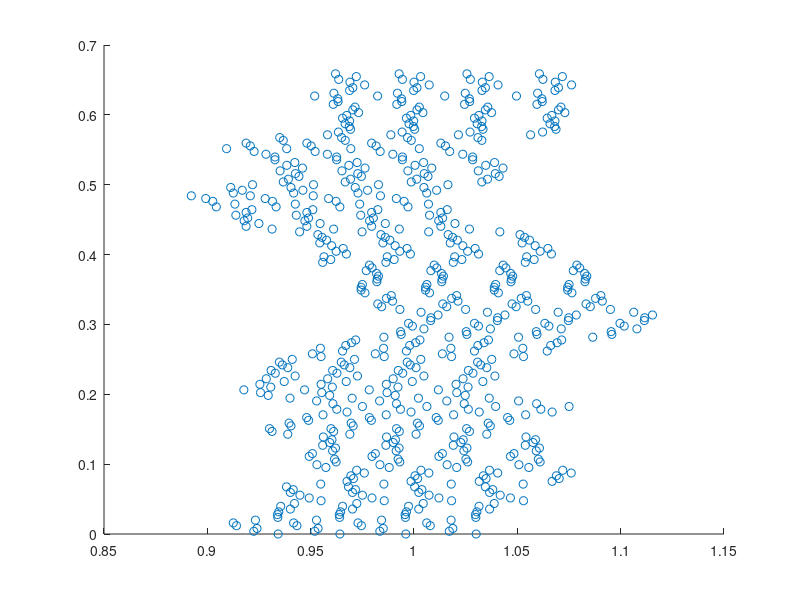

Source code (MATLAB): (Note: this script raises an error after producing the figure.)
% Computational Finance CW2
% Question 1
% train 5 files
load options.mat
%%
% optionNum=4;% number of strike price
strikePrices=[2925 3025 3125 3225 3325];

L=length(stockPrice);% data length 222
LWin=fix(L/4);% window length 55
LUse=L-LWin;% used length 167

LAll=5*LUse; % all data length
LTrain=0.8*LAll; % train data length
LTest=LAll-LTrain; % test data length 

% interval_Tr=(optionNum-1)*Lrest+1:(optionNum-1)*Lrest+LTrain;
% interval_Ts=(optionNum-1)*Lrest+LTrain+1:(optionNum-1)*Lrest+Lrest;
% interval_All=(optionNum-1)*Lrest+1:(optionNum-1)*Lrest+Lrest;

interval_Tr=1:LTrain;
interval_Ts=LTrain+1:835;
interval_All=1:835;

Tt=ones(L,1);
for i=1:L
    Tt(i)=(L-i)/252;
end

% data: X=[S/X T-t]
X=[stockPrice(56:L)./strikePrices(1) Tt(56:L,1);...
    stockPrice(56:L)./strikePrices(2) Tt(56:L,1);...
    stockPrice(56:L)./strikePrices(3) Tt(56:L,1);...
    stockPrice(56:L)./strikePrices(4) Tt(56:L,1);...
    stockPrice(56:L)./strikePrices(5) Tt(56:L,1)];

XTrain=X(interval_Tr,:); % train data
XTest=X(interval_Ts,:); % test data
XAll=X(interval_All,:); % all data

% normalized call option price from BS formula
CX_BS=[BSOptionCPrices(:,1)./strikePrices(1);...
    BSOptionCPrices(:,2)./strikePrices(2);...
    BSOptionCPrices(:,3)./strikePrices(3);...
    BSOptionCPrices(:,4)./strikePrices(4);...
    BSOptionCPrices(:,5)./strikePrices(5)];

CX_BS_Train=CX_BS(interval_Tr,:); % train tag
CX_BS_Test=CX_BS(interval_Ts,:); % test tag
CX_BS_All=CX_BS(interval_All,:); % all tag

% normalized call option price from observation
CX_ob=[optionCPrice(56:222,1)./strikePrices(1);...
    optionCPrice(56:222,2)./strikePrices(2);...
    optionCPrice(56:222,3)./strikePrices(3);...
    optionCPrice(56:222,4)./strikePrices(4);...
    optionCPrice(56:222,5)./strikePrices(5)];

CX_ob_Train=CX_ob(interval_Tr,:); % train tag
CX_ob_Test=CX_ob(interval_Ts,:); % test tag
CX_ob_All=CX_ob(interval_All,:); % all tag
%% GMModel generate 4 means and covariances
GMModel = fitgmdist(XTrain,4,'RegularizationValue',0);

figure(1),clf,
scatter(XTrain(:,1),XTrain(:,2),'ro');
hold on
ezcontour(@(x1,x2)pdf(GMModel,[x1 x2]),get(gca,{'XLim','YLim'}))
title('{\bf Scatter Plot and Fitted Gaussian Mixture Contours}')
axis([0.8 1.3 -0.1 0.8]);
xlabel('S/X','FontSize',13,'FontWeight','bold');
ylabel('T-t','FontSize',13,'FontWeight','bold');
hold off
%% disign matrix
m1=GMModel.mu(1,:);
m2=GMModel.mu(2,:);
m3=GMModel.mu(3,:);
m4=GMModel.mu(4,:);
C1=GMModel.Sigma(:,:,1);
C2=GMModel.Sigma(:,:,2);
C3=GMModel.Sigma(:,:,3);
C4=GMModel.Sigma(:,:,4);

designMat=ones(LTrain,7);% design matrix
designMat(:,5)=XTrain(:,1);
designMat(:,6)=XTrain(:,2);

for i=1:LTrain
    designMat(i,1)=sqrt((XTrain(i,:)-m1)*C1*(XTrain(i,:)-m1)');
    designMat(i,2)=sqrt((XTrain(i,:)-m2)*C2*(XTrain(i,:)-m2)');
    designMat(i,3)=sqrt((XTrain(i,:)-m3)*C3*(XTrain(i,:)-m3)');
    designMat(i,4)=sqrt((XTrain(i,:)-m4)*C4*(XTrain(i,:)-m4)');    
end
%% train using cvx
cvx_begin quiet
variable w(7)
minimize( norm(designMat*w-CX_BS_Train) )
cvx_end
%% C/X surface
% CXNum=60;
% x=linspace(0.82,1.15,CXNum);
% y=linspace(0.7,0,CXNum);
step1=0.01;
step2=0.02;
x=0.82:step1:1.15;
y=0:step2:0.7;
length_SX=length(x);
length_Tt=length(y);

CX=ones(length_Tt,length_SX);
for i=1:length_SX
    for j=1:length_Tt
        CX(j,i)=w(1)*sqrt(([x(i),y(j)]-m1)*C1*([x(i),y(j)]-m1)')...
            +w(2)*sqrt(([x(i),y(j)]-m2)*C2*([x(i),y(j)]-m2)')...
            +w(3)*sqrt(([x(i),y(j)]-m3)*C3*([x(i),y(j)]-m3)')...
            +w(4)*sqrt(([x(i),y(j)]-m4)*C4*([x(i),y(j)]-m4)')...
            +[x(i),y(j)]*[w(5);w(6)]+w(7);
    end
end
%% draw C/X surface and BS scatter
figure(2),clf,
plot3(X(1:167,1),X(1:167,2),CX_BS(1:167),'o',...
    'MarkerSize',8,'MarkerFaceColor','b');
hold on
plot3(X(168:334,1),X(168:334,2),CX_BS(168:334),'o',...
    'MarkerSize',8,'MarkerFaceColor','r');
plot3(X(335:501,1),X(335:501,2),CX_BS(335:501),'o',...
    'MarkerSize',8,'MarkerFaceColor','m');
plot3(X(502:668,1),X(502:668,2),CX_BS(502:668),'o',...
    'MarkerSize',8,'MarkerFaceColor','g');
plot3(X(669:835,1),X(669:835,2),CX_BS(669:835),'o',...
    'MarkerSize',8,'MarkerFaceColor','y');
legend({'2925','3025','3125','3225','3325'},...
    'Location','eastoutside',...
    'Orientation','vertical',...
    'FontSize',13,'FontWeight','bold')
mesh(x,y,CX);

title('Surface and BS scatter','FontSize',16)
xlabel('S/X','FontSize',13,'FontWeight','bold')
ylabel('T-t','FontSize',13,'FontWeight','bold')
zlabel('C/X','FontSize',13,'FontWeight','bold')
axis([0.82 1.15 0 0.7 -0.05 0.17]);
grid on
grid minor
hold off
%% draw C/X surface and observed scatter
figure(3),clf,
plot3(X(1:167,1),X(1:167,2),CX_ob(1:167),'o',...
    'MarkerSize',8,'MarkerFaceColor','b');
hold on
plot3(X(168:334,1),X(168:334,2),CX_ob(168:334),'o',...
    'MarkerSize',8,'MarkerFaceColor','r');
plot3(X(335:501,1),X(335:501,2),CX_ob(335:501),'o',...
    'MarkerSize',8,'MarkerFaceColor','m');
plot3(X(502:668,1),X(502:668,2),CX_ob(502:668),'o',...
    'MarkerSize',8,'MarkerFaceColor','g');
plot3(X(669:835,1),X(669:835,2),CX_ob(669:835),'o',...
    'MarkerSize',8,'MarkerFaceColor','y');
legend({'2925','3025','3125','3225','3325'},...
    'Location','eastoutside',...
    'Orientation','vertical',...
    'FontSize',13,'FontWeight','bold')
mesh(x,y,CX);

title('Surface and observed scatter','FontSize',16)
xlabel('S/X','FontSize',13,'FontWeight','bold')
ylabel('T-t','FontSize',13,'FontWeight','bold')
zlabel('C/X','FontSize',13,'FontWeight','bold')
axis([0.82 1.15 0 0.7 -0.05 0.17]);
grid on
grid minor
hold off
%% draw validation
CXpred=ones(LAll,1);
for i=1:LAll
    CXpred(i)=w(1)*sqrt((XAll(i,:)-m1)*C1*(XAll(i,:)-m1)')...
        +w(2)*sqrt((XAll(i,:)-m2)*C2*(XAll(i,:)-m2)')...
        +w(3)*sqrt((XAll(i,:)-m3)*C3*(XAll(i,:)-m3)')...
        +w(4)*sqrt((XAll(i,:)-m4)*C4*(XAll(i,:)-m4)')...
        +XAll(i,:)*[w(5);w(6)]+w(7);
end
%% draw validation
figure(4),clf,
xx1=1:835;
plot(xx1,CXpred,'r','LineWidth',1.5);
xlabel('Date','FontSize',13,'FontWeight','bold')
ylabel('C/X','FontSize',13,'FontWeight','bold')
hold on
plot(xx1,CX_BS_All,'b','LineWidth',1.5);
axis([-inf,inf,-inf,inf]);
legend({'predicted','real'},'Location','northwest',...
    'FontSize',13,'FontWeight','bold');
plot([LTrain,LTrain],[-0.05,0.15],'k','LineWidth',2);
grid on
grid minor
hold off
%% draw scatter BS
figure(5),clf,
plot3(X(1:167,1),X(1:167,2),CX_BS(1:167),'o',...
    'MarkerSize',8,'MarkerFaceColor','b');
hold on
plot3(X(168:334,1),X(168:334,2),CX_BS(168:334),'o',...
    'MarkerSize',8,'MarkerFaceColor','r');
plot3(X(335:501,1),X(335:501,2),CX_BS(335:501),'o',...
    'MarkerSize',8,'MarkerFaceColor','m');
plot3(X(502:668,1),X(502:668,2),CX_BS(502:668),'o',...
    'MarkerSize',8,'MarkerFaceColor','g');
plot3(X(669:835,1),X(669:835,2),CX_BS(669:835),'o',...
    'MarkerSize',8,'MarkerFaceColor','y');
legend({'2925','3025','3125','3225','3325'},...
    'Location','eastoutside',...
    'Orientation','vertical',...
    'FontSize',13,'FontWeight','bold')

title('Data generated by BS formula','FontSize',16)
xlabel('S/X','FontSize',13,'FontWeight','bold')
ylabel('T-t','FontSize',13,'FontWeight','bold')
zlabel('C/X','FontSize',13,'FontWeight','bold')
grid on
grid minor
hold off
%% draw scatter observation
figure(6),clf,
plot3(X(1:167,1),X(1:167,2),CX_ob(1:167),'o',...
    'MarkerSize',8,'MarkerFaceColor','b');
hold on
plot3(X(168:334,1),X(168:334,2),CX_ob(168:334),'o',...
    'MarkerSize',8,'MarkerFaceColor','r');
plot3(X(335:501,1),X(335:501,2),CX_ob(335:501),'o',...
    'MarkerSize',8,'MarkerFaceColor','m');
plot3(X(502:668,1),X(502:668,2),CX_ob(502:668),'o',...
    'MarkerSize',8,'MarkerFaceColor','g');
plot3(X(669:835,1),X(669:835,2),CX_ob(669:835),'o',...
    'MarkerSize',8,'MarkerFaceColor','y');
legend({'2925','3025','3125','3225','3325'},...
    'Location','eastoutside',...
    'Orientation','vertical',...
    'FontSize',13,'FontWeight','bold')

title('Observed data','FontSize',16)
xlabel('S/X','FontSize',13,'FontWeight','bold')
ylabel('T-t','FontSize',13,'FontWeight','bold')
zlabel('C/X','FontSize',13,'FontWeight','bold')
grid on
grid minor
hold off
%% delta
delta=diff(CX,1,2)/step1;
figure(7),clf,
mesh(x(1:end-1),y,delta);
title('Surface and BS scatter','FontSize',16)
xlabel('S/X','FontSize',13,'FontWeight','bold')
ylabel('T-t','FontSize',13,'FontWeight','bold')
zlabel('delta','FontSize',13,'FontWeight','bold')
grid on
grid minor
